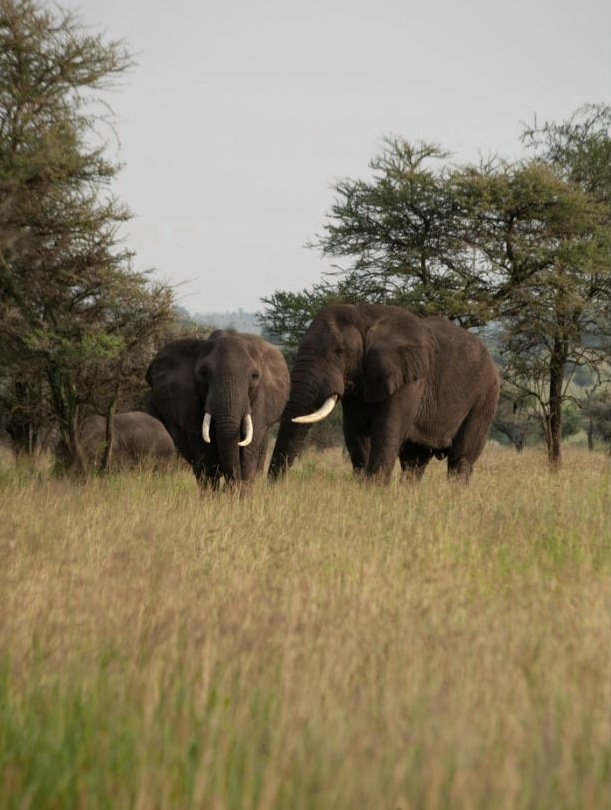
#> input picture TSL - Formato Nuevo/ejemplo_guia_viaje/img/elephants.jpg, 611 x 810 px; its folder holds only this picture in this run
$ python -i fotos.py   (imports and definitions only)
#> lines starting #> are read from the running program, lines starting #| are printed output that depends on the picture
#> further down, picture is the input picture: PIL image 611x810 RGB; mean R, G, B 137.9, 127.5, 102.3
#!/usr/bin/env python3
"""TSL · Formato Nuevo — tratamiento de fotos.

Las fotos se capturan desde Chrome (el proxy bloquea descargar de images.unsplash.com y de la mayoría de los hoteles):
se pinta la imagen en un <img> fijo con object-fit:cover y se toma captura a escala 1.
  · Portada / apertura: 1710 x 2213 px CSS en 3 capturas (offset 0, 927, 1854) -> unir() -> 1496 x 1937 px.
  · Itinerario: dos retratos de 700 x 927 px CSS por captura (x = 0 y x = 720) -> recortes L y R -> 611 x 810 px.
  · Hotel: dos apaisadas de 840 x 672 px CSS por captura (x = 0 y x = 860) -> recortes HL y HR -> 736 x 588 px.
La captura mide 1498 x 812 px para un viewport de 1710 x 927 px CSS (factor 0.876).
"""
import numpy as np
from PIL import Image, ImageEnhance

L, R = (1, 1, 612, 811), (632, 1, 1243, 811)             # retratos de itinerario
HL, HR = (0, 0, 736, 588), (754, 0, 1489, 588)           # fotos de hotel

def _hsv(im, global_k, bands):
#> called with global_k = 0.8
    a = np.asarray(im.convert('HSV')).astype(float); h, s, v = a[..., 0], a[..., 1], a[..., 2]; hue = h * 360 / 255
#> after `a = np.asarray(im.convert('HSV')).astype(float)`:
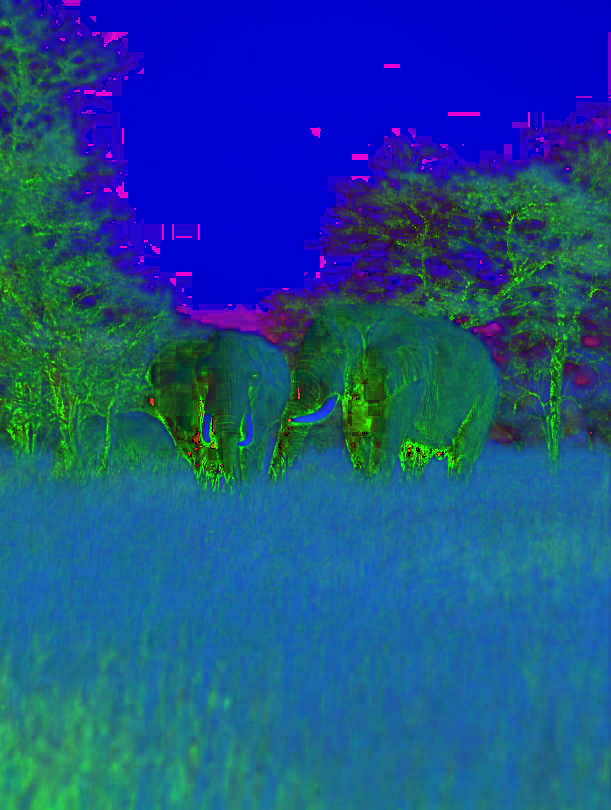
#> a: shape (810, 611, 3) float64; mean R, G, B 26.1, 77, 138.1
#> after `h, s, v = (a[..., 0], a[..., 1], a[..., 2])`:
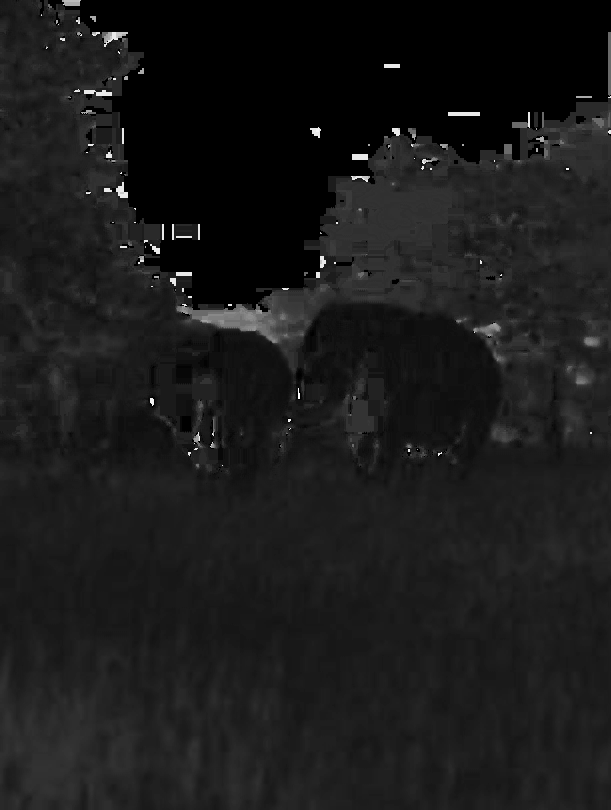
#> h: shape (810, 611) float64; min 0, max 250, mean 26.1
#> after `h, s, v = (a[..., 0], a[..., 1], a[..., 2])`:
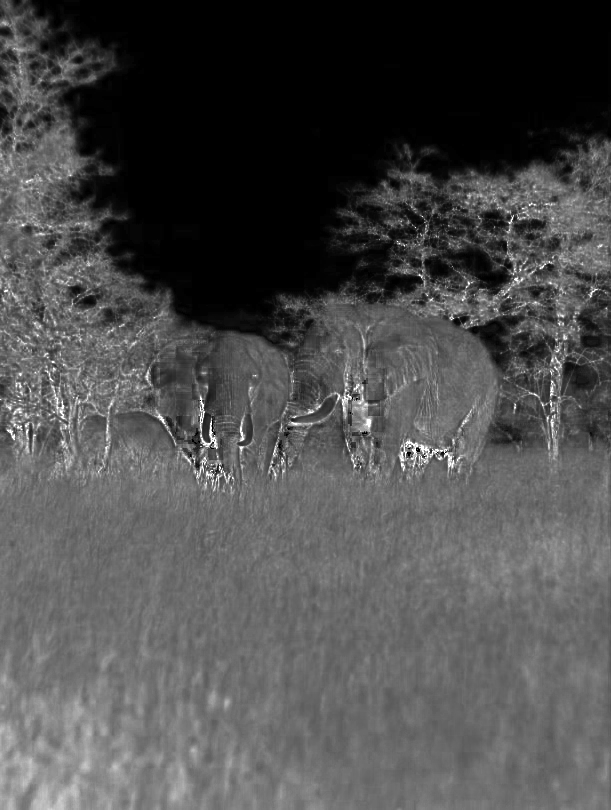
#> s: shape (810, 611) float64; min 0, max 255, mean 77
#> after `h, s, v = (a[..., 0], a[..., 1], a[..., 2])`:
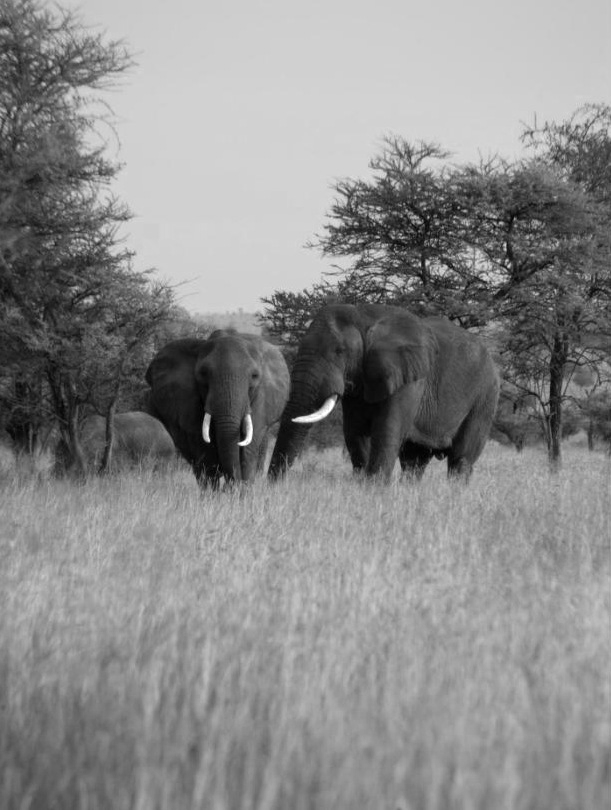
#> v: shape (810, 611) float64; min 0, max 255, mean 138.1
    k = global_k * np.ones_like(s)
    for c, w, amt in bands:
        k = k * (1 - amt * np.clip(1 - np.abs(((hue - c + 180) % 360) - 180) / w, 0, 1))
#> this loop made 2 passes
#> pass 1, in _hsv, `k = k * (1 - amt * np.clip(1 - np.abs(((hue - c + 180) % 360) - 180) /..`:
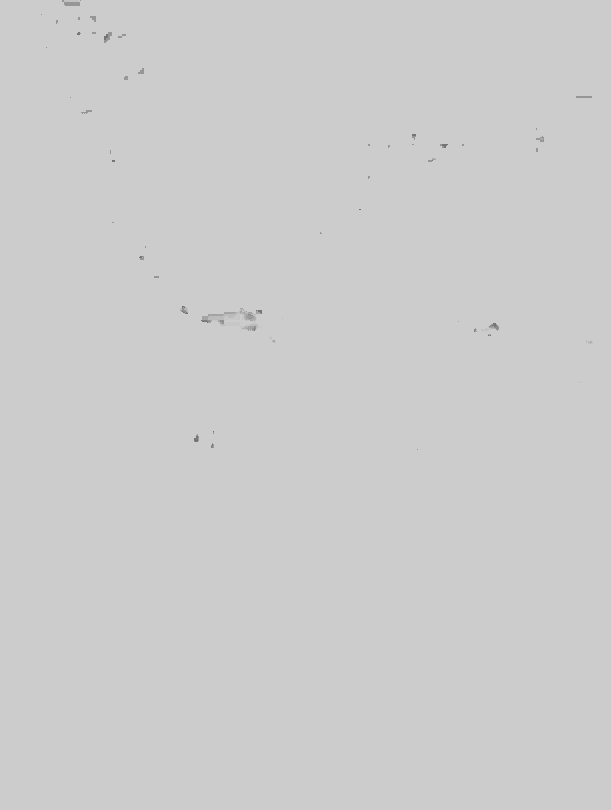
#> k: shape (810, 611) float64; min 0.45, max 0.8, mean 0.8
    return Image.fromarray(np.stack([h, s * k, v], -1).clip(0, 255).astype('uint8'), 'HSV').convert('RGB')

def ambiente(im, naranja=0.0):
    """Fotos de portada, apertura e itinerario: tonos apagados y arenosos (saturación x0.8, azules x0.56)."""
    out = _hsv(im.convert('RGB'), 0.8, [(220, 50, 0.44), (30, 35, naranja)])
    r, g, b = out.split()
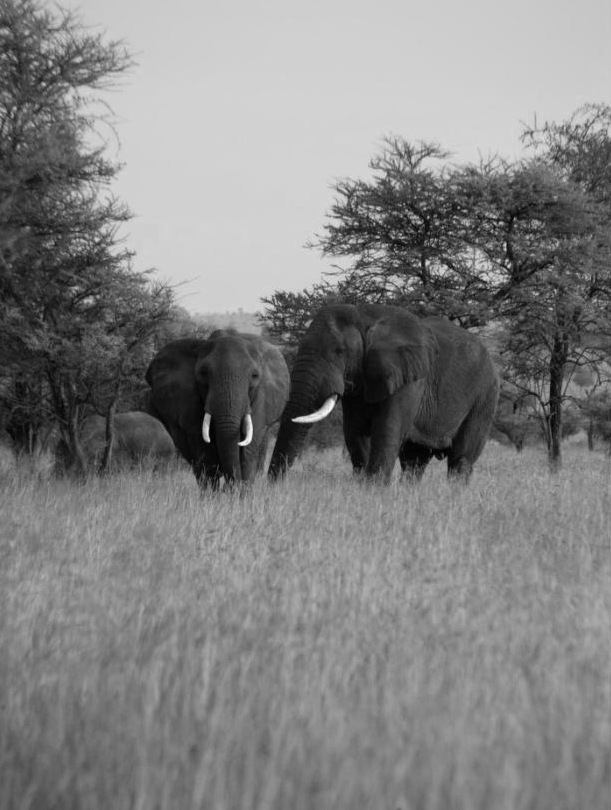
#> g: PIL image 611x810 L; min 0, max 249, mean 129.4
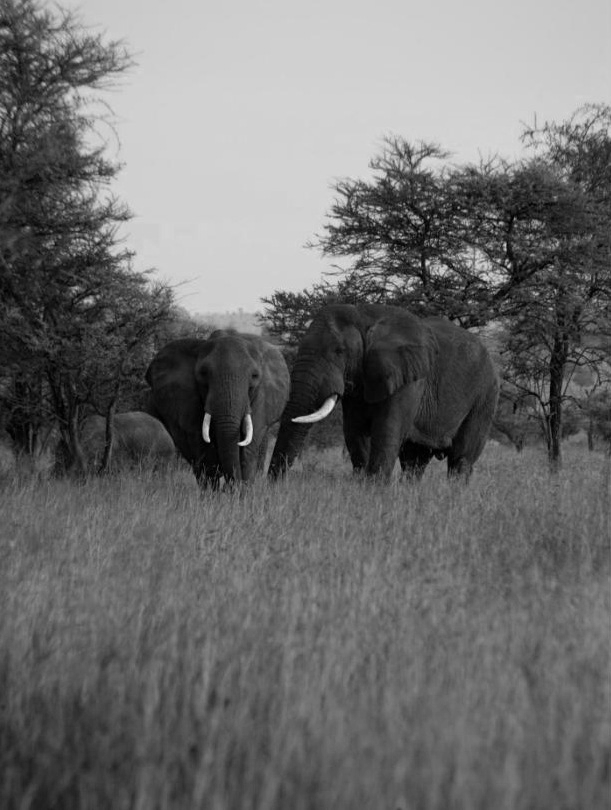
#> b: PIL image 611x810 L; min 0, max 223, mean 109.8
    return Image.merge('RGB', (r.point(lambda x: min(255, int(x * 1.01))), g, b.point(lambda x: int(x * 0.975))))

def hotel(im, azul=0.42, naranja=0.22, verde=0.30):
    """Fotos de hotel: una sola gradación para todas (saturación x0.72, contraste -7 %, negros levantados).
    Sube azul a 0.55 en hoteles muy azules y naranja a 0.36 en interiores muy cálidos."""
    out = _hsv(im.convert('RGB'), 0.72, [(215, 55, azul), (30, 35, naranja), (125, 45, verde)])
    out = ImageEnhance.Contrast(out).enhance(0.93)
    arr = np.asarray(out).astype(float)
    return Image.fromarray((14 + arr * (241 / 255.0)).clip(0, 255).astype('uint8'))

def unir(t1, t2, t3):
    """Une las 3 capturas de una foto a página completa (portada o apertura)."""
    out = Image.new('RGB', (1496, 812 + 812 + 313))
    out.paste(t1.crop((1, 0, 1497, 812)), (0, 0)); out.paste(t2.crop((1, 0, 1497, 812)), (0, 812)); out.paste(t3.crop((1, 0, 1497, 313)), (0, 1624))
    return out

>>> from PIL import Image
>>> picture = Image.open('ejemplo_guia_viaje/img/elephants.jpg')
>>> result = ambiente(picture)

$ run again, on TSL - Formato Nuevo/ejemplo_guia_viaje/img/manada.jpg
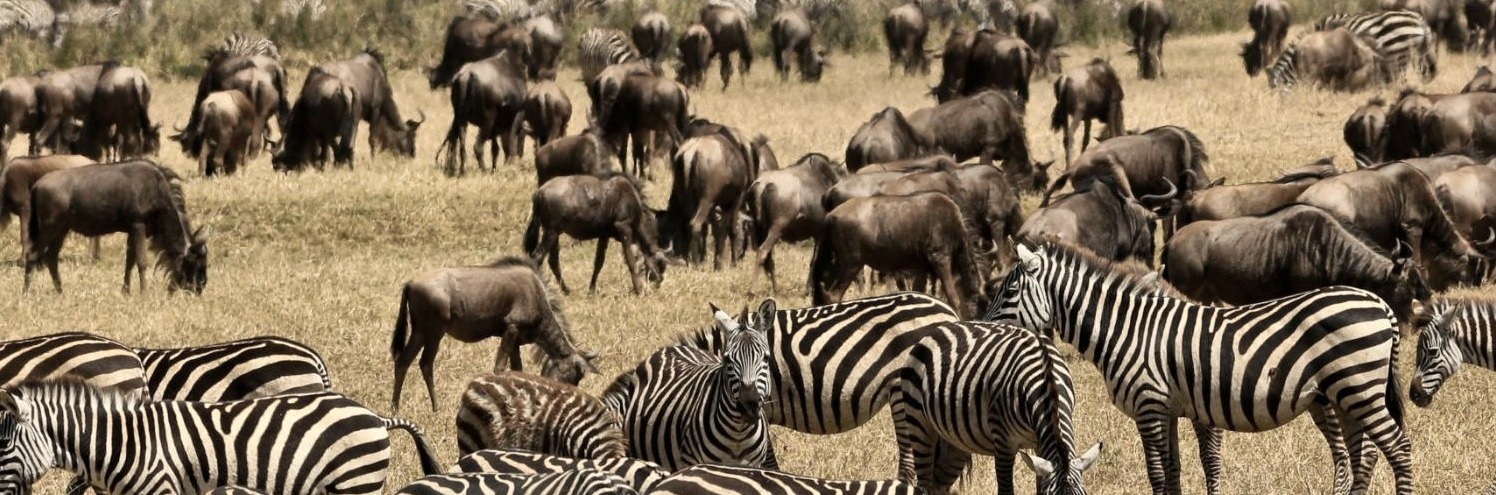
#> input picture TSL - Formato Nuevo/ejemplo_guia_viaje/img/manada.jpg, 1496 x 495 px
#> picture is the input picture: PIL image 1496x495 RGB; mean R, G, B 124.6, 108.3, 85.6
#> in _hsv, `h, s, v = (a[..., 0], a[..., 1], a[..., 2])`:
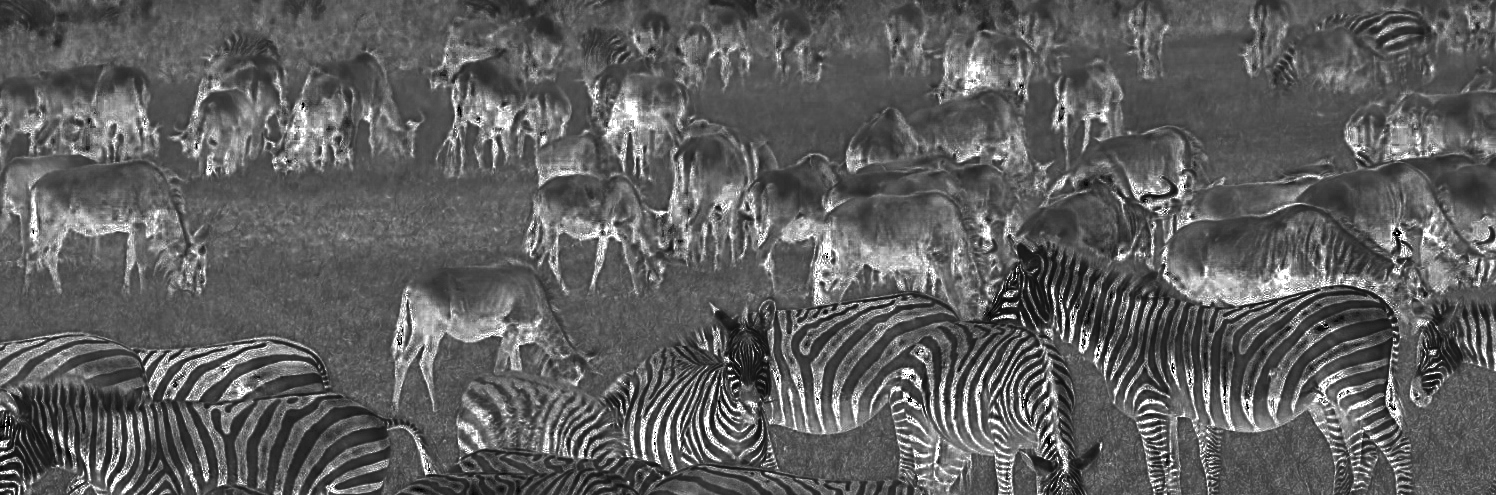
#> s: shape (495, 1496) float64; min 0, max 255, mean 95
#> in ambiente, `r, g, b = out.split()`:
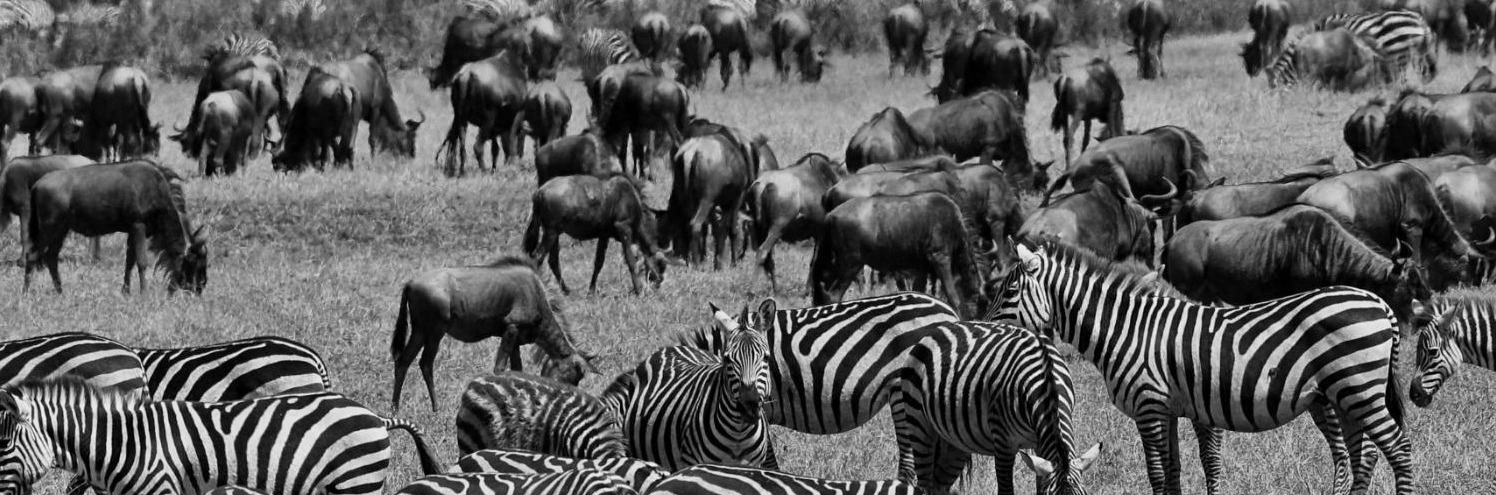
#> b: PIL image 1496x495 L; min 0, max 247, mean 93.8

$ run again, on TSL - Formato Nuevo/ejemplo_guia_viaje/img/safari.jpg
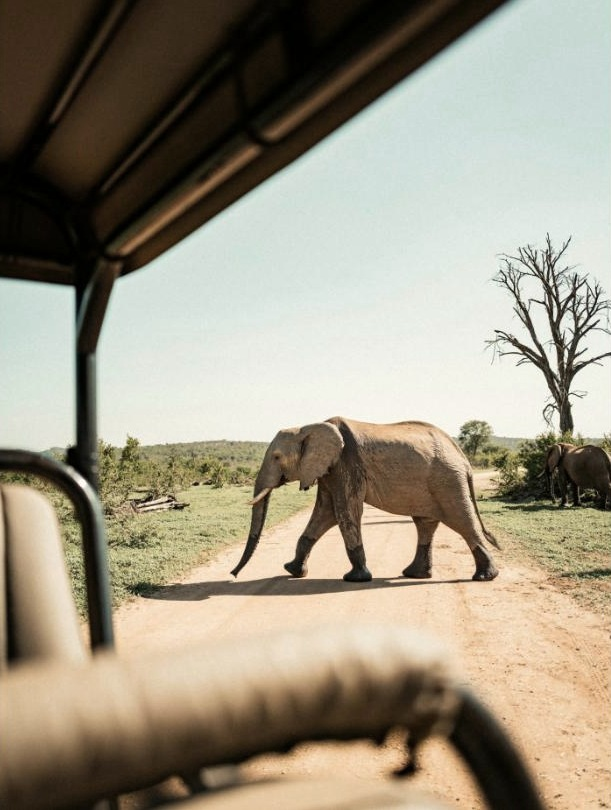
#> input picture TSL - Formato Nuevo/ejemplo_guia_viaje/img/safari.jpg, 611 x 810 px
#> picture is the input picture: PIL image 611x810 RGB; mean R, G, B 156.1, 148.4, 130.6
#> in ambiente, `r, g, b = out.split()`:
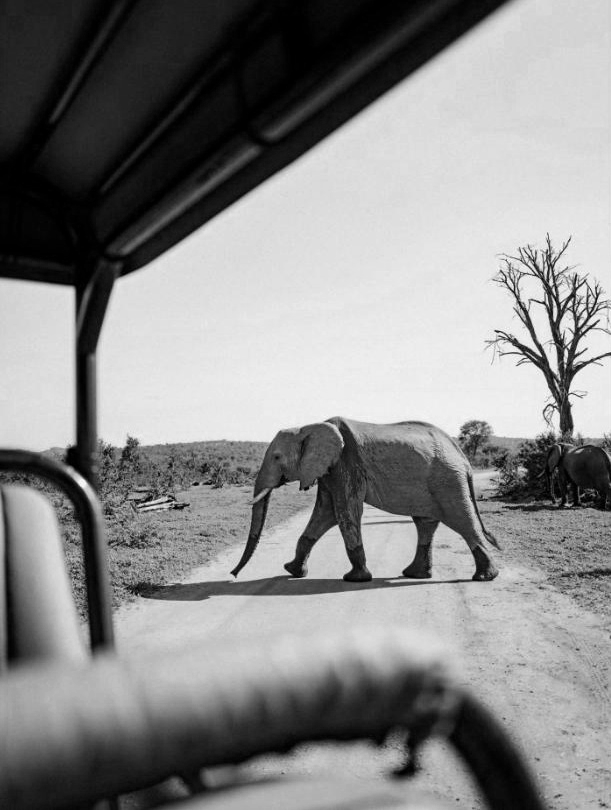
#> b: PIL image 611x810 L; min 0, max 254, mean 136.7
